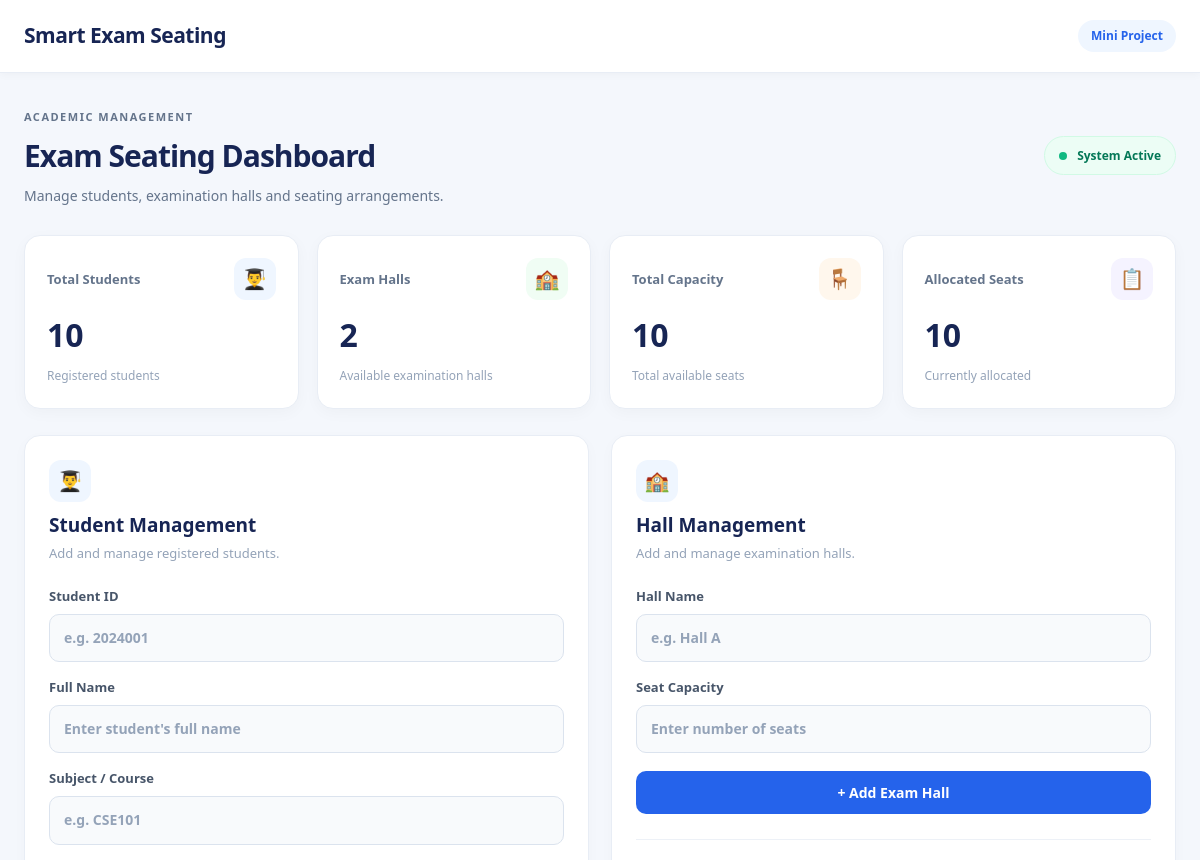
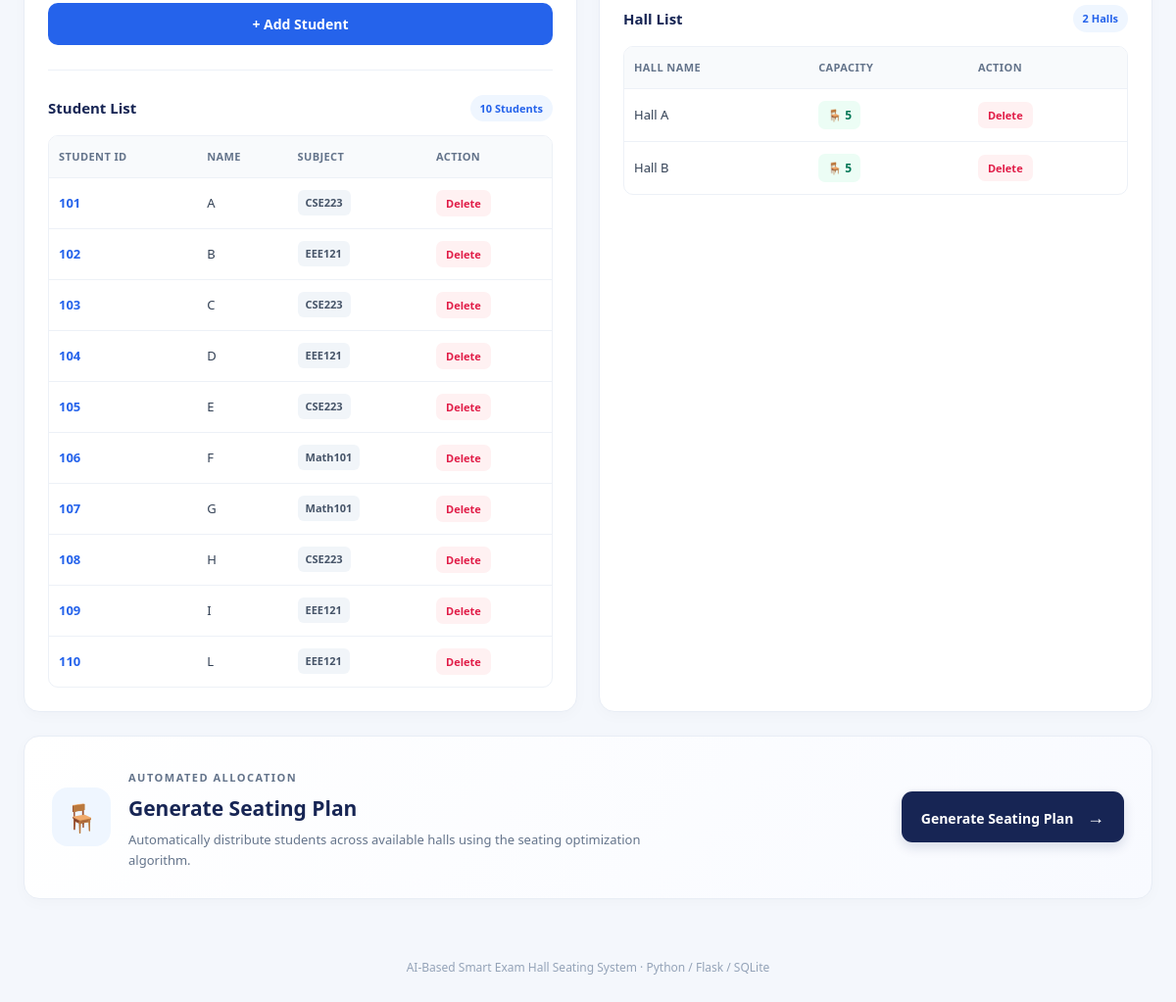
The page / on the database its author committed (2 pictures, top to bottom).
### tables this page shows
CREATE TABLE students (
            id INTEGER PRIMARY KEY AUTOINCREMENT,
            student_no TEXT UNIQUE NOT NULL,
            name TEXT NOT NULL,
            subject TEXT NOT NULL
        );

CREATE TABLE halls (
            id INTEGER PRIMARY KEY AUTOINCREMENT,
            name TEXT UNIQUE NOT NULL,
            capacity INTEGER NOT NULL CHECK(capacity > 0)
        );

### app.py (the view)
@app.route("/")
def index():
    with get_db() as db:
        students = db.execute("SELECT * FROM students ORDER BY student_no").fetchall()
        halls = db.execute("SELECT * FROM halls ORDER BY name").fetchall()
        allocation_count = db.execute("SELECT COUNT(*) FROM allocations").fetchone()[0]
    total_capacity = sum(h["capacity"] for h in halls)
    return render_template("index.html", students=students, halls=halls,
                           allocation_count=allocation_count, total_capacity=total_capacity)

### app.py (called while the page is built)
def get_db():
    conn = sqlite3.connect(DB_PATH)
    conn.row_factory = sqlite3.Row
    return conn

### templates/index.html
{% extends "base.html" %}
{% block content %}
<div class="dashboard">
    <section class="dashboard-header">
        <div>
            <span class="eyebrow">ACADEMIC MANAGEMENT</span>
            <h1>Exam Seating Dashboard</h1>
            <p>Manage students, examination halls and seating arrangements.</p>
        </div>
        <div class="header-badge">
            <span class="status-dot"></span>
            System Active
        </div>
    </section>
    <section class="stats">
        <div class="stat stat-students">
            <div class="stat-top">
                <span class="stat-label">Total Students</span>
                <span class="stat-icon">👨‍🎓</span>
            </div>
            <strong>{{ students|length }}</strong>
            <span class="stat-description">Registered students</span>
        </div>
        <div class="stat stat-halls">
            <div class="stat-top">
                <span class="stat-label">Exam Halls</span>
                <span class="stat-icon">🏫</span>
            </div>
            <strong>{{ halls|length }}</strong>
            <span class="stat-description">Available examination halls</span>
        </div>
        <div class="stat stat-capacity">
            <div class="stat-top">
                <span class="stat-label">Total Capacity</span>
                <span class="stat-icon">🪑</span>
            </div>
            <strong>{{ total_capacity }}</strong>
            <span class="stat-description">Total available seats</span>
        </div>
        <div class="stat stat-allocated">
            <div class="stat-top">
                <span class="stat-label">Allocated Seats</span>
                <span class="stat-icon">📋</span>
            </div>
            <strong>{{ allocation_count }}</strong>
            <span class="stat-description">Currently allocated</span>
        </div>
    </section>
    <section class="management-grid">
        <div class="panel">
            <div class="panel-header">
                <div>
                    <span class="panel-icon">👨‍🎓</span>
                    <h2>Student Management</h2>
                    <p>Add and manage registered students.</p>
                </div>
            </div>
            <form action="/students/add" method="post" class="form">
                <label>
                    Student ID
                    <input
                        name="student_no"
                        placeholder="e.g. 2024001"
                        required
                    >
                </label>
                <label>
                    Full Name
                    <input
                        name="name"
                        placeholder="Enter student's full name"
                        required
                    >
                </label>
                <label>
                    Subject / Course
                    <input
                        name="subject"
                        placeholder="e.g. CSE101"
                        required
                    >
                </label>
                <button type="submit" class="submit-button">
                    + Add Student
                </button>
            </form>
            <div class="section-divider"></div>
            <div class="list-header">
                <h3>Student List</h3>
                <span class="count-badge">{{ students|length }} Students</span>
            </div>
            {% if students %}
            <div class="table-wrap">
                <table>
                    <thead>
                        <tr>
                            <th>Student ID</th>
                            <th>Name</th>
                            <th>Subject</th>
                            <th>Action</th>
                        </tr>
                    </thead>
                    <tbody>
                        {% for s in students %}
                        <tr>
                            <td class="student-id">{{ s.student_no }}</td>
                            <td>{{ s.name }}</td>
                            <td>
                                <span class="subject-badge">
                                    {{ s.subject }}
                                </span>
                            </td>
                            <td>
                                <form
                                    action="/students/{{ s.id }}/delete"
                                    method="post"
                                >
                                    <button
                                        class="small danger"
                                        type="submit"
                                    >
                                        Delete
                                    </button>
                                </form>
                            </td>
                        </tr>
                        {% endfor %}
                    </tbody>
                </table>
            </div>
            {% else %}
            <div class="empty-state">
                <span>👨‍🎓</span>
                <p>No students added yet.</p>
                <small>Add your first student using the form above.</small>
            </div>
            {% endif %}
        </div>
        <div class="panel">
            <div class="panel-header">
                <div>
                    <span class="panel-icon">🏫</span>
                    <h2>Hall Management</h2>
                    <p>Add and manage examination halls.</p>
                </div>
            </div>
            <form action="/halls/add" method="post" class="form">
                <label>
                    Hall Name
                    <input
                        name="name"
                        placeholder="e.g. Hall A"
                        required
                    >
                </label>
                <label>
                    Seat Capacity
                    <input
                        name="capacity"
                        type="number"
                        min="1"
                        placeholder="Enter number of seats"
                        required
                    >
                </label>
                <button type="submit" class="submit-button">
                    + Add Exam Hall
                </button>
            </form>
            <div class="section-divider"></div>
            <div class="list-header">
                <h3>Hall List</h3>
                <span class="count-badge">{{ halls|length }} Halls</span>
            </div>
            {% if halls %}
            <div class="table-wrap">
                <table>
                    <thead>
                        <tr>
                            <th>Hall Name</th>
                            <th>Capacity</th>
                            <th>Action</th>
                        </tr>
                    </thead>
                    <tbody>
                        {% for h in halls %}
                        <tr>
                            <td>{{ h.name }}</td>
                            <td>
                                <span class="capacity-badge">
                                    🪑 {{ h.capacity }}
                                </span>
                            </td>
                            <td>
                                <form
                                    action="/halls/{{ h.id }}/delete"
                                    method="post"
                                >
                                    <button
                                        class="small danger"
                                        type="submit"
                                    >
                                        Delete
                                    </button>
                                </form>
                            </td>
                        </tr>
                        {% endfor %}
                    </tbody>
                </table>
            </div>
            {% else %}
            <div class="empty-state">
                <span>🏫</span>
                <p>No examination halls added yet.</p>
                <small>Add an examination hall using the form above.</small>
            </div>
            {% endif %}
        </div>
    </section>
    <section class="panel seating-panel">
        <div class="seating-content">
            <div class="seating-icon">🪑</div>
            <div>
                <span class="eyebrow">AUTOMATED ALLOCATION</span>
                <h2>Generate Seating Plan</h2>
                <p>
                    Automatically distribute students across available halls
                    using the seating optimization algorithm.
                </p>
            </div>
        </div>
        <form action="/generate" method="post">
            <button class="generate-button" type="submit">
                Generate Seating Plan
                <span>→</span>
            </button>
        </form>
    </section>
</div>
{% endblock %}

### templates/base.html (shortened to what this page needs)
<!doctype html>
<html lang="en">
<head>
  <link rel="stylesheet" href="{{ url_for('static', filename='style.css') }}">
</head>
<body>
<header class="topbar"><div class="wrap"><a class="brand" href="/">Smart Exam Seating</a><span class="tag">Mini Project</span></div></header>
<main class="wrap">
  {% block content %}{% endblock %}
</main>
<footer class="wrap footer">AI-Based Smart Exam Hall Seating System · Python / Flask / SQLite</footer>
</body></html>

### rows shown on the page
students: student_no "101", name "A", subject "CSE223"
students: student_no "102", name "B", subject "EEE121"
students: student_no "103", name "C", subject "CSE223"
students: student_no "104", name "D", subject "EEE121"
students: student_no "105", name "E", subject "CSE223"
students: student_no "106", name "F", subject "Math101"
students: student_no "107", name "G", subject "Math101"
students: student_no "108", name "H", subject "CSE223"
students: student_no "109", name "I", subject "EEE121"
students: student_no "110", name "L", subject "EEE121"
halls: name "Hall A", capacity "5"
halls: name "Hall B", capacity "5"

### other values the page prints
{{ students|length }} "10"
{{ halls|length }} "2"
{{ total_capacity }} "10"
{{ allocation_count }} "10"
